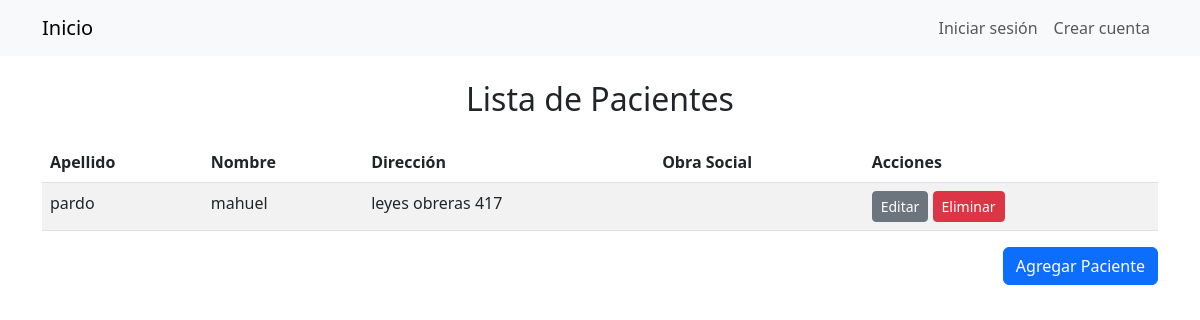
The app's page /pacientes/ with its own data.
### Gestion/models/paciente.py (models this page shows, shortened)
class Paciente(models.Model):
    usuario = models.OneToOneField(Usuario, on_delete=models.CASCADE, primary_key=True)
    direccion = models.CharField(max_length=70)
    instagram = models.CharField(max_length=50, null=True, blank=True)
    facebook = models.CharField(max_length=50, null=True, blank=True)
    numero_obra_social = models.CharField(max_length=50, null=True, blank=True)
    obras_sociales = models.ManyToManyField('ObraSocial', blank=True)
    class Meta:
        verbose_name='Paciente'
        verbose_name_plural = 'Pacientes'

### Gestion/models/usuario.py (models this page shows, shortened)
class Usuario(AbstractBaseUser):
    dni = models.IntegerField(unique=True)
    nombre = models.CharField(max_length=30)
    apellido = models.CharField(max_length=30)
    email = models.EmailField(max_length=60)
    telefono = models.CharField(max_length=12)
    is_active = models.BooleanField(default=True)
    is_staff = models.BooleanField(default=False)
    is_superuser = models.BooleanField(default=False)
    groups = models.ManyToManyField(
        Group,
        verbose_name='grupos',
        blank=True,
        help_text='Los grupos a los que pertenece el usuario.',
        related_name='user_set'
    )
    user_permissions = models.ManyToManyField(
        Permission,
        verbose_name='permisos',
        blank=True,
        help_text='Permisos específicos para este usuario.',
        related_name='user_set'
    )
    USERNAME_FIELD = 'dni'
    REQUIRED_FIELDS = ['nombre', 'apellido', 'email', 'telefono']
    objects = UsuarioManager()

### Gestion/views.py (the view)
# urls.py: path('pacientes/', views.PacienteListView.as_view(), name='paciente_list'),
class PacienteListView(generic.ListView):
    model = Paciente
    template_name = 'paciente/paciente_list.html'
    context_object_name = 'pacientes'
    paginate_by = 10
    def get_queryset(self):
        return Paciente.objects.order_by('usuario__apellido')

### Gestion/templates/paciente/paciente_list.html (shortened to what this page needs)
{% extends 'base.html' %}
{% block content %}
  <div class="d-flex flex-column align-items-center">
    <h2 class="text-center mb-4">Lista de Pacientes</h2>
    <table class="table table-striped">
      <thead>
        <tr>
          <th>Apellido</th>
          <th>Nombre</th>
          <th>Dirección</th>
          <th>Obra Social</th>
          <th>Acciones</th>
        </tr>
      </thead>
      <tbody>
        {% for paciente in pacientes %}
          <tr>
            <td>{{ paciente.usuario.apellido }}</td>
            <td>{{ paciente.usuario.nombre }}</td>
            <td>{{ paciente.direccion }}</td>
            <td>
            </td>
            <td>
              <a href="{% url 'paciente_update' paciente.pk %}" class="btn btn-secondary btn-sm">Editar</a>
              <a href="{% url 'paciente_delete' paciente.pk %}" class="btn btn-danger btn-sm">Eliminar</a>
            </td>
          </tr>
        {% endfor %}
      </tbody>
    </table>
    <div class="d-flex justify-content-end mb-3 w-100">
      <a href="{% url 'paciente_create' %}" class="btn btn-primary">Agregar Paciente</a>
    </div>
  </div>
{% endblock %}

### records on screen
Paciente: usuario.apellido "pardo", usuario.nombre "mahuel", direccion "leyes obreras 417"
